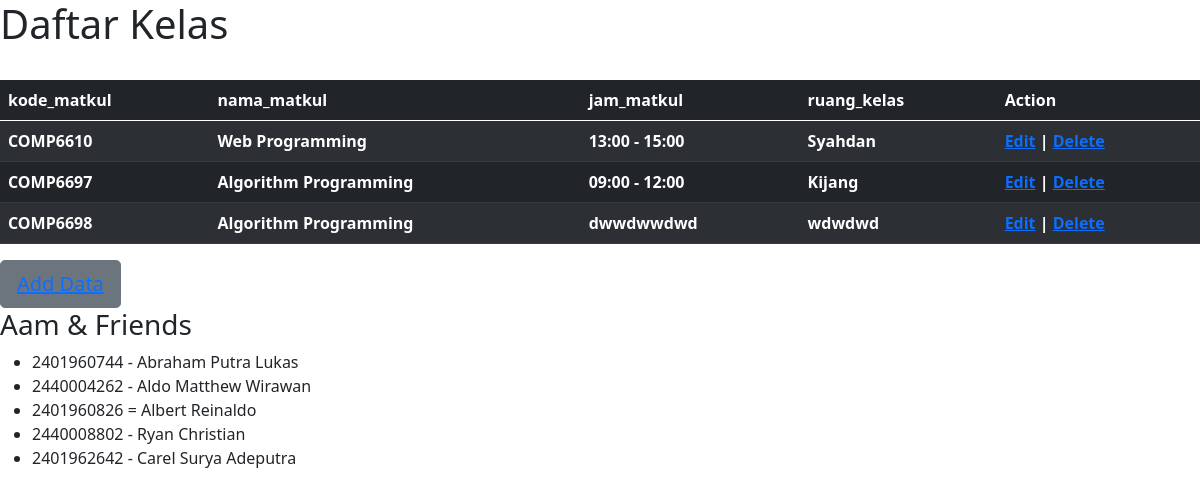
The page / on the database its author committed.
### tables this page shows
CREATE TABLE `mata_kuliah` (
  `kode_matkul` varchar(128) NOT NULL,
  `nama_matkul` varchar(128) NOT NULL,
  `jam_matkul` varchar(128) NOT NULL,
  `ruang_kelas` varchar(128) NOT NULL
);

### index.php (the view, shortened to what this page needs)
<?php
require('config.php')
?>
<!DOCTYPE html>
<html lang="en">
<head>
    <link href="https://cdn.jsdelivr.net/npm/bootstrap@5.0.2/dist/css/bootstrap.min.css" rel="stylesheet">
</head>
<body>
<h1> Daftar Kelas</h1>
<br>
<table class="table table-dark table-striped">
  <thead>
    <tr>
      <th scope="col">kode_matkul</th>
      <th scope="col">nama_matkul</th>
      <th scope="col">jam_matkul</th>
      <th scope="col">ruang_kelas</th>
      <th scope="col">Action</th>
    </tr>
  </thead>
  <tbody>
    <?php
    $sql = "SELECT * FROM mata_kuliah";
    $result = mysqli_query($conn, $sql);
    if(mysqli_num_rows($result) > 0){
      while($row = mysqli_fetch_array($result)){
        echo "<tr>";
        echo "<th scope='col'>{$row['kode_matkul']}</th>";
        echo "<th scope='col'>{$row['nama_matkul']}</th>";
        echo "<th scope='col'>{$row['jam_matkul']}</th>";
        echo "<th scope='col'>{$row['ruang_kelas']}</th>";
        echo "<th scope='col'><a href='edit.php?kode_matkul=$row[kode_matkul]'>Edit</a> | <a href='delete.php?kode_matkul=$row[kode_matkul]'>Delete</a></th>";
        echo "</tr>";
      }
    } else{
      echo"<tr>";
      echo "<td colspan='5'>No Matkul data inputted, Please Click <a href='./index.php'>Here</a> to Input Matkul Data</td>";
      echo "</tr>";
    }
    ?>
  </tbody>
</table>
<button type="button" class="btn btn-secondary btn-lg"><a href="select.php">Add Data</a></button>
<h3>Aam & Friends</h3>
<ul>
  <li>2401960744 - Abraham Putra Lukas</li>
  <li>2440004262 - Aldo Matthew Wirawan</li>
  <li>2401960826 = Albert Reinaldo</li>
  <li>2440008802 - Ryan Christian</li>
  <li>2401962642 - Carel Surya Adeputra</li>
</ul>
</body>
</html>

### rows shown on the page
mata_kuliah: kode_matkul "COMP6610", nama_matkul "Web Programming", jam_matkul "13:00 - 15:00", ruang_kelas "Syahdan"
mata_kuliah: kode_matkul "COMP6697", nama_matkul "Algorithm Programming", jam_matkul "09:00 - 12:00", ruang_kelas "Kijang"
mata_kuliah: kode_matkul "COMP6698", nama_matkul "Algorithm Programming", jam_matkul "dwwdwwdwd", ruang_kelas "wdwdwd"
